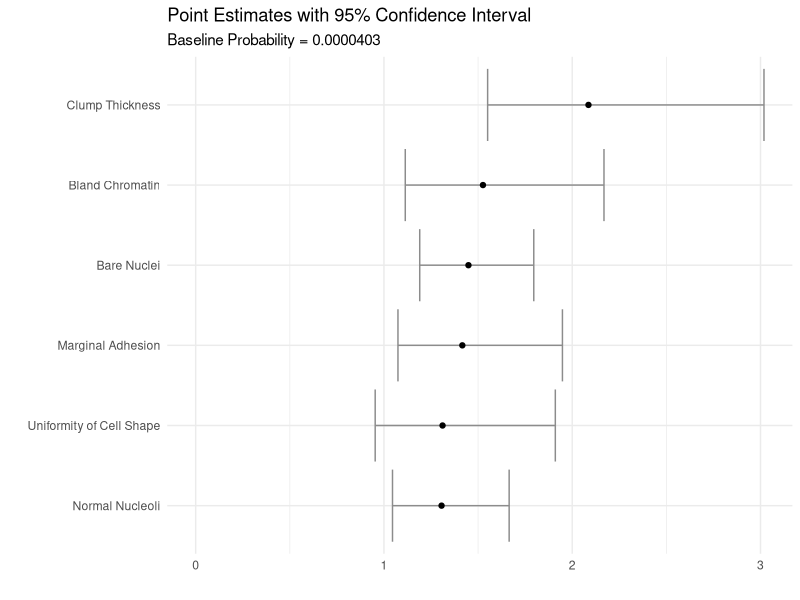

Write the R code that produced this figure. (Note: this script raises an error after producing the figure.)
## ---- chunk 1
knitr::opts_chunk$set(echo = FALSE)
library(tidyverse)
library(caTools)
library(caret)
library(broom)
library(class)
library(e1071)
library(randomForest)
data <- read_csv("full_data.csv")
## ---- chunk 2
## GET THE DATA AND SPLIT IT INTO TRAINING GET AND TEST SET
# Split the data into a training and test set so we can test how good our model is 
# on some real data
# We will use a 80/20 split
set.seed(1998)
split <- sample.split(data$class_logistic, SplitRatio = 0.80)
training_set <- subset(data, split == TRUE) %>% 
  # Get rid of the class column since thats a recoded version of class_logistic
  select(-class)
test_set <- subset(data, split == FALSE) %>% 
  select(-class)

# Note: we will set the seed in every chunk so if there is any randomness in 
# any of the models, it will be reproducible
## ---- chunk 3
## CREATE THE LOGISTIC MODELS, USING BACKWARD ELIMINATION TO PICK THE OPTIMAL MODEL
## CREATE TABLES SHOWING THE SUMMARY OUTPUT OF THE MODELS
set.seed(1998)
# We will start with a logistic regression; there are more classifcation methods 
# which may give us better results but we will get to those later. The nice thing
# about logistic regression is we can see how to covariates influence the dependent
# variable via the summary() function which isn't the case for all the other 
# classification methods we will use
# We will use all the predictors as covariates because from our EDA it seems they
# all follow a general trend with the dependent variables
# Some of them may result in not being statistically siginificant because of the 
# high correlation among predictors
logistic_classifier1 <- glm(formula = class_logistic ~ .,
                 family = binomial,
                 data = training_set)
logistic_classifier1 %>% 
  tidy() %>% 
  mutate(term = case_when(term == "clump_thickness" ~ "Clump Thickness",
                          term == "unif_of_cell_size" ~ "Uniformity of Cell Size",
                          term == "unif_of_cell_shape" ~ "Uniformity of Cell Shape", 
                          term == "marginal_adhesion" ~ "Marginal Adhesion",
                          term == "single_epithelial_cell_size" ~ "Single Epithelial Cell Size",
                          term == "bare_nuclei" ~ "Bare Nuclei",
                          term == "bland_chromatin" ~ "Bland Chromatin",
                          term == "normal_nucleoli" ~ "Normal Nucleoli",
                          term == "mitoses" ~ "Mitoses",
                          TRUE ~ "Baseline")) %>% 
  knitr::kable(caption = "Logistic Model 1 Summary Output")
# AIC: 101.93; AIC is a goodness of fit statistic. We want this to be as low as
# possible
# We will remove some of the covariates which have the highest p-values and see
# if we can get a better model
# Remove single_epithelial_cell_size & unif_of_cell_size


logistic_classifier2 <- glm(formula = class_logistic ~ clump_thickness +
                              unif_of_cell_shape + marginal_adhesion +
                              bare_nuclei + bland_chromatin + normal_nucleoli +
                              mitoses,
                 family = binomial,
                 data = training_set)
# AIC: 98.675; This is better, let's see if we can do better
# Remove mitoses
logistic_classifier2 %>% 
  tidy() %>% 
  mutate(term = case_when(term == "clump_thickness" ~ "Clump Thickness",
                          term == "unif_of_cell_shape" ~ "Uniformity of Cell Shape",
                          term == "marginal_adhesion" ~ "Marginal Adhesion",
                          term == "bare_nuclei" ~ "Bare Nuclei",
                          term == "bland_chromatin" ~ "Bland Chromatin",
                          term == "normal_nucleoli" ~ "Normal Nucleoli",
                          term == "mitoses" ~ "Mitoses",
                          TRUE ~ "Baseline")) %>% 
  knitr::kable(caption = "Logistic Model 2 Summary Output")


logistic_classifier3 <- glm(formula = class_logistic ~ clump_thickness +
                              unif_of_cell_shape + marginal_adhesion +
                              bare_nuclei + bland_chromatin + normal_nucleoli,
                 family = binomial,
                 data = training_set)
# AIC: 97.766; unif_of_cell_shape is still not statistically significant so let's
# see if we can do better by removing that 
logistic_classifier3 %>% 
  tidy() %>% 
  mutate(term = case_when(term == "clump_thickness" ~ "Clump Thickness",
                          term == "unif_of_cell_shape" ~ "Uniformity of Cell Shape",
                          term == "marginal_adhesion" ~ "Marginal Adhesion",
                          term == "bare_nuclei" ~ "Bare Nuclei",
                          term == "bland_chromatin" ~ "Bland Chromatin",
                          term == "normal_nucleoli" ~ "Normal Nucleoli",
                          TRUE ~ "Baseline")) %>% 
  knitr::kable(caption = "Logistic Model 3 Summary Output")


logistic_classifier4 <- glm(formula = class_logistic ~ clump_thickness +
                              marginal_adhesion + bare_nuclei + bland_chromatin +
                              normal_nucleoli,
                 family = binomial,
                 data = training_set)
# AIC: 98.494; so it increases a little bit which is not what we would want
# Let's perform a likelihood ratio test to see which model is better between 
# logistic_classifier3 and logistic_classifier4
logistic_classifier4 %>% 
  tidy() %>% 
  mutate(term = case_when(term == "clump_thickness" ~ "Clump Thickness",
                          term == "marginal_adhesion" ~ "Marginal Adhesion",
                          term == "bare_nuclei" ~ "Bare Nuclei",
                          term == "bland_chromatin" ~ "Bland Chromatin",
                          term == "normal_nucleoli" ~ "Normal Nucleoli",
                          TRUE ~ "Baseline")) %>% 
  knitr::kable(caption = "Logistic Model 4 Summary Output")

## ---- chunk 4
## PERFORM A LIKELIHOOD RATIO TEST OF THE MODELS TO SEE WHICH ONE IS "BETTER"
## AND CREATE CONFUSION MATRICIES TO TEST THEIR ACCURACY
# Likelihood ratio test
lmtest::lrtest(logistic_classifier3, logistic_classifier4) %>% 
  knitr::kable(caption = "Likelihood Ratio Test of Model 3 vs Model 4")

# The p-value for this is greater than 0.05 which means this test is telling us that
# model 3 is better 
# At this point we have to make a decision which model to use since we are getting
# conflicting results; since the p-value for the covariate was not significant and
# also there was a high correlation among the predictors, I am choosing to include
# the covariate in our model (only looking at p-values is generally not a good idea)
# But we will use both these models to predict the results from the test set and we
# will see which one gives us better results

y_pred_model3 <- predict(logistic_classifier3, newdata = test_set,
                         type = "response")
# The predict function will give us values ranging from 0 to 1 so turn those values
# into either 0 or 1 to test the model
y_logistic_model3 <- ifelse(y_pred_model3 > 0.5, 1, 0)
y_pred_model4 <- predict(logistic_classifier4, newdata = test_set,
                         type = "response")
y_logistic_model4 <- ifelse(y_pred_model4 > 0.5, 1, 0)

# Create a confusion matrix
cm3 <- table(y_logistic_model3, test_set$class_logistic)
cm4 <- table(y_logistic_model4, test_set$class_logistic)
# Accuracy of model 3
# (cm3[1] + cm3[4]) / length(test_set$class_logistic)
# 0.9562044

# Accuracy of model 4
# (cm4[1] + cm4[4]) / length(test_set$class_logistic)
# 0.9562044

# They are the same; in fact the confusion matrix is the same for both of them
knitr::kable(cm3, caption = "Confusion Matrix of Model 3")
knitr::kable(cm4, caption = "Confusion Matrix of Model 4")
## ---- chunk 5
## USE CROSS VALIDATION TO SEE WHICH MODEL PERFORMS BETTER
set.seed(1998)
# Perform k-fold cross validation to better indicate our model's performance
train_control <- trainControl(method = "cv", number = 10)

# We will test both models; model 3 first (with 6 predictors)
# The train function doesn't like it is we use integers as Y if it is classification
# so we turn that vector into factors
log_cv_model3 <- train(as.factor(class_logistic) ~ clump_thickness +
                              unif_of_cell_shape + marginal_adhesion +
                              bare_nuclei + bland_chromatin + normal_nucleoli,
               data = training_set,
               trControl = train_control,
               method = "glm",
               family=binomial())
knitr::kable(log_cv_model3$results, 
             caption = "Results of Cross-Validation for Model 3")
log_cv_model4 <- train(as.factor(class_logistic) ~ clump_thickness +
                              marginal_adhesion + bare_nuclei + bland_chromatin +
                              normal_nucleoli,
               data = training_set,
               trControl = train_control,
               method = "glm",
               family=binomial())

knitr::kable(log_cv_model4$results,
             caption = "Results of Cross-Validation for Model 4")

# The difference between accuracy and kappa - Accuracy is the percentage of 
# correctly classified instances out of all instances. Kappa takes into account the
# possibility of the correct result occurring by chance.
# If you're interested, you can read more here
# https://machinelearningmastery.com/machine-learning-evaluation-metrics-in-r/
# Anyway, it looks like Kappa is more useful to use but let's take a look at both
# Note: Model 3 is where we kept the one predictor that was not statistically 
# significant because the AIC for model 3 is lower than the AIC of model 4 whereas
# the likelihood ratio test tells us that model 4 is "better"
# Accuracy: Model 3 has a 0.3732 % higher accuracy and the SD of the accuracy is
# 13.56328% lower for model 3
# Kappa: Model 3 has a 0.9434% % higher Kappa and the SD of kappa is 16.00765 % 
# higher for model 3
# This means that model 3 fits better (has higher accuracy and a higher kappa)
# and also the SD of the accuracy and kappa is lower, which means it's more 
# consistent; therefore, we will use model 3 which is where we predict the cancer 
# using clump_thickness, marginal_adhesion, bare_nuclei, bland_chromatin,
# normal_nucleoli & unif_of_cell_shape
# Final Accuracy: 0.9688552; Kappa: 0.9318115
## ---- chunk 6
## CREATE A SUMMARY OUTPUT OF OUR MODEL AND VISUALIZE THE RESULTS
set.seed(1998)
## What do the point estimates of our model mean? 
# First, we note that the base output that we get is log-odds; to make this more
# interpretable we will switch this to odds but taking e^{point_estimate}
# This means, for instance, if e^{point_estimate} is 1.04, that increasing one
# unit of that variable will increase the odds by 1.04 - 1 = 0.04 (or 4%)
# Note, however, that this is increasing the odds, if we want probability then 
# we get that by using the following formula: probability = odds/(odds + 1)
tidy_model <- logistic_classifier3 %>% 
  tidy(conf.int = TRUE, exponentiate = TRUE)
tidy_model %>% 
  select(term, estimate, conf.low, conf.high, p.value) %>% 
  mutate(term = case_when(term == "clump_thickness" ~ "Clump Thickness",
                          term == "unif_of_cell_shape" ~ "Uniformity of Cell Shape",
                          term == "marginal_adhesion" ~ "Marginal Adhesion",
                          term == "bare_nuclei" ~ "Bare Nuclei",
                          term == "bland_chromatin" ~ "Bland Chromatin",
                          term == "normal_nucleoli" ~ "Normal Nucleoli",
                          TRUE ~ "Baseline")) %>% 
  knitr::kable(caption = "Effects on the Odds of Having Malignant Cancer")
# What do we see?
# First, we can see that the baseline (all the predictors have a value of 1)
# probability of having malignant cancer is very low 0.0000403/ (0.0000403 + 1)
# = 0.0000403
# Also, we see that increasing the value of any of the predictors will increase the
# odds (and therefore also the probability) of having malignant cancer
# The largest effect is of clump thickness which increases the odds by almost
# 109% (2.09 - 1 = 1.09 or 109%) for each increase of 1 unit! 
## ---- chunk 7
tidy_model %>% 
  filter(term != "(Intercept)") %>% 
  mutate(term = case_when(term == "clump_thickness" ~ "Clump Thickness",
                          term == "marginal_adhesion" ~ "Marginal Adhesion",
                          term == "bare_nuclei" ~ "Bare Nuclei",
                          term == "bland_chromatin" ~ "Bland Chromatin",
                          term == "unif_of_cell_shape" ~ "Uniformity of Cell Shape",
                          term == "normal_nucleoli" ~ "Normal Nucleoli")) %>% 
  mutate(term = fct_reorder(term, estimate)) %>% 
  ggplot(aes(x = estimate, y = term)) + 
  geom_errorbar(aes(xmin = conf.low, xmax = conf.high), color = "grey55") + 
  geom_point(color = "black") + 
  theme_minimal() + 
  labs(
    title = "Point Estimates with 95% Confidence Interval",
    subtitle = "Baseline Probability = 0.0000403",
    x = " ", 
    y = " ") +
  expand_limits(x = 0) +
  theme(axis.ticks = element_blank())
## ---- chunk 8
set.seed(1998)
# We will use the caret library again to create this model to cross-validate the
# value for K
# We will use the same predictors as model 3; this model helps us not overfit the 
# data due to the correlation among predictors
train_control <- trainControl(method = "cv", number = 10)
knn_cv <- train(as.factor(class_logistic) ~ clump_thickness +
                              marginal_adhesion + bare_nuclei + bland_chromatin +
                              normal_nucleoli + unif_of_cell_shape,
             method = "knn",
             # Test different values of k
             tuneGrid = expand.grid(k = 1:15),
             trControl = train_control,
             metric = "Accuracy",
             data = training_set)

knn_cv$results %>% 
  knitr::kable(caption = "Result of cross-validation for knn model")
# Using k = 4 we get the best model; with this we get 
# Accuracy: 0.9743771; Kappa: 0.9442909
# This means that this model is slightly better than the logistic model 
## ---- chunk 9
set.seed(1998)
# Using the k = 4, how well does this predict our test set results?
# The knn function gives us predicted results
# But we need dataframes that only have the columns that we need for the model
training_set_knn <- training_set %>% 
  select(clump_thickness, marginal_adhesion, bare_nuclei, bland_chromatin, 
         normal_nucleoli, unif_of_cell_shape)
test_set_knn <- test_set %>% 
  select(clump_thickness, marginal_adhesion, bare_nuclei, bland_chromatin, 
         normal_nucleoli, unif_of_cell_shape)
cl_knn <- training_set$class_logistic
y_pred_knn <- knn(train = training_set_knn,
             test = test_set_knn,
             cl = cl_knn,
             # Set k = 4
             k = 4,
             prob = TRUE)
y_actual <- test_set$class_logistic
cm_knn <- table(y_pred_knn, y_actual)

# What is the accuracy
# (cm_knn[1] + cm_knn[4]) / length(test_set$class_logistic)
# 0.9635036

knitr::kable(cm_knn, caption = "Confusion Matrix for KNN model")

# The accuracy of the logistic regression classifier was 0.9562044, so the 
# accuracy of this model is slightly higher on the test set and using the
# cross-validation for this and using the k-fold cross-validation for the 
# logistic model, the accuracy and kappa is higher for this model than the 
# logistic model. However, the SD for accuracy and kappa is also higher for
# this model relative to the logistic model
## ---- chunk 10
set.seed(1998)
# We will use the same predictors as the 4th logistic model
svm_model_linear <- svm(formula = class_logistic ~ clump_thickness +
                              marginal_adhesion + bare_nuclei + bland_chromatin +
                              normal_nucleoli + unif_of_cell_shape,
                 data = training_set,
                 type = "C-classification",
                 # We will test different kernels to see which gives us the best
                 # result; First we will try linear
                 kernel = "linear")

# Polynomail kernel
svm_model_polynomial <- svm(formula = class_logistic ~ clump_thickness +
                              marginal_adhesion + bare_nuclei + bland_chromatin +
                              normal_nucleoli + unif_of_cell_shape,
                 data = training_set,
                 type = "C-classification",
                 kernel = "polynomial")

# Radial basis
svm_model_radial <- svm(formula = class_logistic ~ clump_thickness +
                              marginal_adhesion + bare_nuclei + bland_chromatin +
                              normal_nucleoli + unif_of_cell_shape,
                 data = training_set,
                 type = "C-classification",
                 kernel = "radial")

# Sigmoid
svm_model_sigmoid <- svm(formula = class_logistic ~ clump_thickness +
                              marginal_adhesion + bare_nuclei + bland_chromatin +
                              normal_nucleoli + unif_of_cell_shape,
                 data = training_set,
                 type = "C-classification",
                 kernel = "sigmoid")

# How do the perdictions vary when comparing to test set?
y_pred_linear <- predict(svm_model_linear, newdata = test_set)
y_pred_polynomail <- predict(svm_model_polynomial, newdata = test_set)
y_pred_radial <- predict(svm_model_radial, newdata = test_set)
y_pred_sigmoid <- predict(svm_model_sigmoid, newdata = test_set)
y_actual <- test_set$class_logistic
cm_linear <- table(y_pred_linear, y_actual)
cm_polynomail <- table(y_pred_polynomail, y_actual)
cm_radial <- table(y_pred_radial, y_actual)
cm_sigmoid <- table(y_pred_sigmoid, y_actual)

knitr::kable(cm_linear, 
             caption = "Confusion matrix for SVM model using a linear kernel")
# (cm_linear[1] + cm_linear[4])/(length(y_actual)) # Accuracy of 0.9562044
knitr::kable(cm_polynomail, 
             caption = "Confusion matrix for SVM model using a polynomial kernel")
# (cm_polynomail[1] + cm_polynomail[4])/(length(y_actual)) # Accuracy of 0.9489051
knitr::kable(cm_radial, 
             caption = "Confusion matrix for SVM model using a radial kernel")
# (cm_radial[1] + cm_radial[4])/(length(y_actual)) # Accuracy of 0.9562044
knitr::kable(cm_sigmoid, 
             caption = "Confusion matrix for SVM model using a sigmoid kernel")
# (cm_sigmoid[1] + cm_sigmoid[4])/(length(y_actual)) # Accuracy of 0.9635036

# For comparison, the logistic model had an accuracy, when comparing to the test
# set, of 0.9562044 but it had an accuracy of 0.9725253 with the k-fold cross
# validation which is higher than the highest accuracy of the svm (which is with
# the sigmoid kernel)
## ---- chunk 11
# Summarize the accuracies of the different kernels
tibble(Kernel = c("Linear", "Polynomial", "Radial", "Sigmoid"),
       # These values correspond to the confusion matricies
       Accuracy = c(0.9562044, 0.9489051, 0.9562044, 0.9635036)) %>% 
  knitr::kable(caption = "Accuracy of SVM under different kernels")
## ---- chunk 12
set.seed(1998)
# We will try to cross validate the svm model under different cost of constraints
# However, in the train() function, there is no setting for the sigmoid kernel
# so we will use the radial kernel
train_control <- trainControl(method = "cv", number = 10)
svm_radial_cv <- train(as.factor(class_logistic) ~ clump_thickness +
                              marginal_adhesion + bare_nuclei + bland_chromatin +
                              normal_nucleoli + unif_of_cell_shape, 
             data = training_set,
             # There is no method for the sigmoid
             method = "svmRadial", 
             trControl = train_control)

svm_radial_cv$results %>% 
  knitr::kable(caption = "Results from cross-validation with radial kernel")
# The best accuracy which we get is with C = 1; Accuracy = 0.9707407, 
# Kappa = 0.9371979, Accuracy SD = 0.02597202, Kappa SD = 0.05519531

svm_linear_cv <- train(as.factor(class_logistic) ~ clump_thickness +
                              marginal_adhesion + bare_nuclei + bland_chromatin +
                              normal_nucleoli + unif_of_cell_shape, 
             data = training_set,
             # There is no method for the sigmoid
             method = "svmLinear", 
             trControl = train_control)

svm_linear_cv$results %>% 
  knitr::kable(caption = "Results from cross-validation with linear kernel")
# Note: We don't need to redo the knn prediction part because C = 1 is the default
# value.
# This model is better than our logistic model but the logistic model is very close
# to this model and one major advantage of that model is we can directly see the 
# effects of the predictors for that model, which we cannot for this model
# So, if we want a model that just predicts the results given a matrix of 
# predictors, then we would use this model but since the effectiveness of the 
# logistic model is still high, we will use that model for our report to explain
# the effect of the predictors
## ---- chunk 13
set.seed(1998)
# Create an X & Y matrix
training_set_X <- training_set %>% 
  select(clump_thickness, marginal_adhesion, bare_nuclei, bland_chromatin,
         normal_nucleoli, unif_of_cell_shape)
training_set_Y <- training_set %>% 
  pull(class_logistic) %>% 
  as.factor()

# Create the random forest algorithm
# The default ntree is 500 so we don't need to change that 
rf_classifier <- randomForest(x = training_set_X, y = training_set_Y) 

y_pred <- predict(rf_classifier, newdata = test_set)
cm_rf <- table(y_pred, test_set$class_logistic) 
# Accuracy of 0.9708029
knitr::kable(cm_rf, 
             caption = "Confusion Matrix for Random Forest Regression")
## ---- chunk 14
set.seed(1998)
# Create the random forest model using cross validation 
rf_cv <- train(x = training_set_X, y = training_set_Y, 
                # Method is naive bayes
                method = "rf", 
                trControl = train_control)
rf_cv$results %>% 
  knitr::kable(caption = "Results of cross-validation for the random forest model")
## ---- chunk 15
set.seed(1998)
# Create an X & Y matrix
training_set_X <- training_set %>% 
  select(clump_thickness, marginal_adhesion, bare_nuclei, bland_chromatin,
         normal_nucleoli, unif_of_cell_shape)
training_set_Y <- training_set %>% 
  pull(class_logistic) %>% 
  as.factor()
# Create the model
bayes_classifier <- naiveBayes(x = training_set_X, 
                    y = training_set_Y)
y_pred <- predict(bayes_classifier, newdata = test_set)

cm_bayes <- table(y_pred, test_set$class_logistic)
knitr::kable(cm_bayes,
             caption = "Confusion matrix of the naive bayes classifier") 
# Accuracy of 0.9635036
# Pretty good, let's see what accuracy we can get using cross validation 
## ---- chunk 16
set.seed(1998)
# Make a grid with different values of fl and adjust so we can see which gives the 
# highest accuracy 
grid <- data.frame(fL=rep(c(1, 1.5, 2, 2.5), 4), 
                   usekernel = TRUE,
                   adjust=rep(c(1, 1.5, 2, 2.5), each = 4))
train_control <- trainControl(method = "cv", number = 10)
bayes_cv <- train(x = training_set_X, y = training_set_Y, 
                # Method is naive bayes
                method = "nb", 
                trControl = train_control, 
                tuneGrid = grid)
bayes_cv$results %>% 
  knitr::kable(caption = "Results of cross-validation for the naive bayes model")
## ---- chunk 17
tibble(Model = c("Logistic", "KNN", "SVM", "Random Forest", "Naive Bayes"), 
       Accuracy = c(0.9688552, 0.9743771, 0.9725241,0.9743434, 0.9761279), 
       Kappa = c(0.9318115, 0.9442909, 0.9397818, 0.9439497, 0.9481726), 
       AccuracySD = c(0.01737427, 0.02460061, 0.01549812, 0.02152238, 0.02448514), 
       KappaSD = c(0.03761736, 0.05323610, 0.03407885, 0.04685919, 0.05294501),
       Notes = c(" ", "K = 4", "Linear Kernel", "Variables at Split = 2", 
                 "fL & adjust = 2")) %>% 
  knitr::kable(caption = "Summary Statistics of Models Presented")
